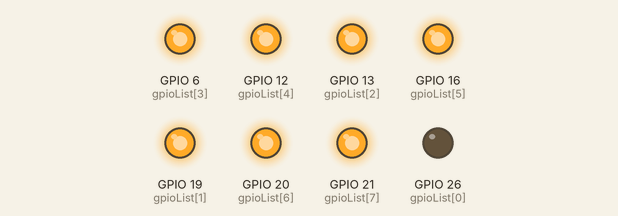
This program was run on a simulated Raspberry Pi (BCM pin numbers). Shown: output pins drawn as LEDs (lit = HIGH).

Above: at 0.1 s.
At 1.0 s:
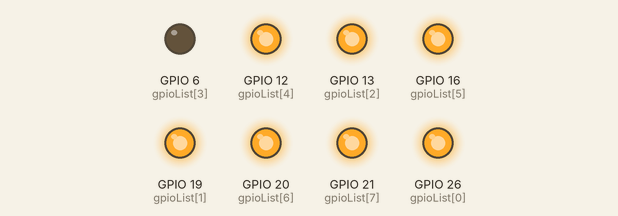
At 1.6 s:
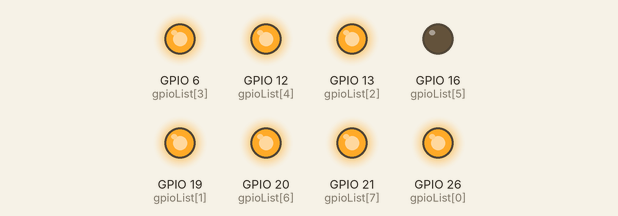
At 2.2 s:
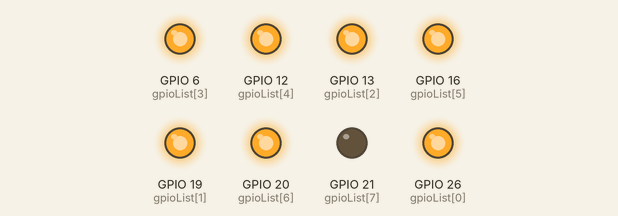
At 3.7 s:
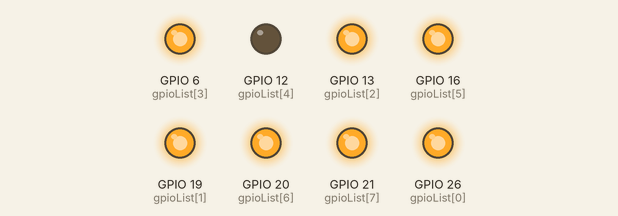
At 5.2 s:
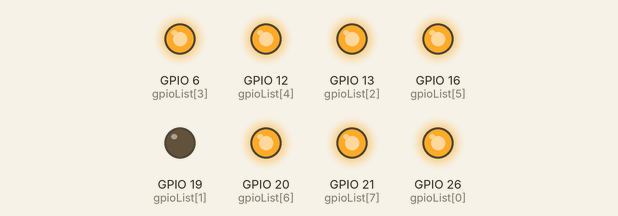
Timing chart, 0 to 5.5 s (numbered marks = the images above):
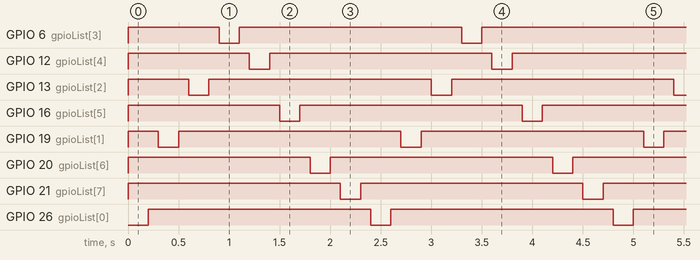

Measured:
- by itself, GPIO 6 (gpioList[3]), GPIO 12 (gpioList[4]), GPIO 13 (gpioList[2]), GPIO 16 (gpioList[5]), GPIO 19 (gpioList[1]), GPIO 20 (gpioList[6]), GPIO 21 (gpioList[7]), GPIO 26 (gpioList[0]): alternates HIGH for 2.2 s and LOW for 0.20 s
- by itself, everything shown: repeats every 2.4 s, in 16 steps

The program:

gpio-relay-test.py
```python
#!/usr/bin/python
import RPi.GPIO as GPIO
import time

GPIO.setmode(GPIO.BCM)

# GPIO | Relay
#--------------
# 26     01
# 19     02
# 13     03
# 06     04
# 12     05
# 16     06
# 20     07
# 21     08

# initiate list with pin gpio pin numbers

gpioList = [26, 19, 13, 6, 12, 16, 20, 21]

for i in gpioList:
    GPIO.setup(i, GPIO.OUT)
    GPIO.output(i, GPIO.HIGH)

# Sleep time variables

sleepTimeShort = 0.2
sleepTimeLong = 0.1

# MAIN LOOP =====
# ===============

try:
    while True:
        for i in gpioList:
            GPIO.output(i, GPIO.LOW)
            time.sleep(sleepTimeShort);
            GPIO.output(i, GPIO.HIGH)
            time.sleep(sleepTimeLong);


# End program cleanly with keyboard
except KeyboardInterrupt:
    print (" Quit")

    # Reset GPIO settings

    GPIO.cleanup()
```
